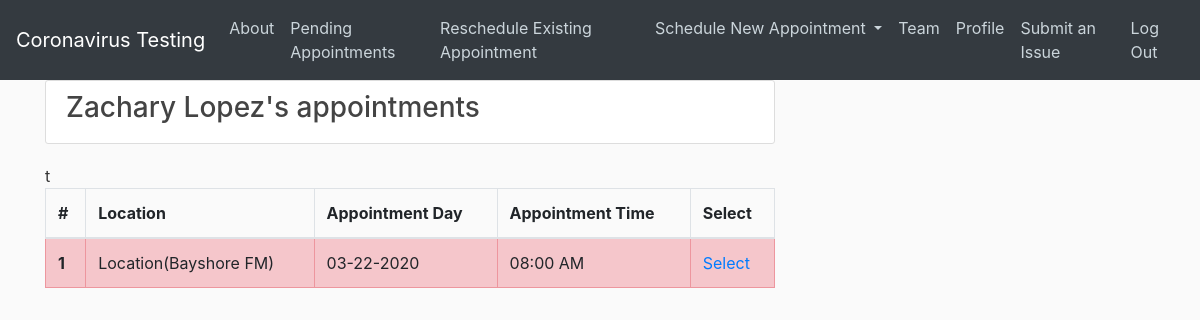
/employee/reschedule/patient/1 (signed in), run on an earlier commit of the app's database.
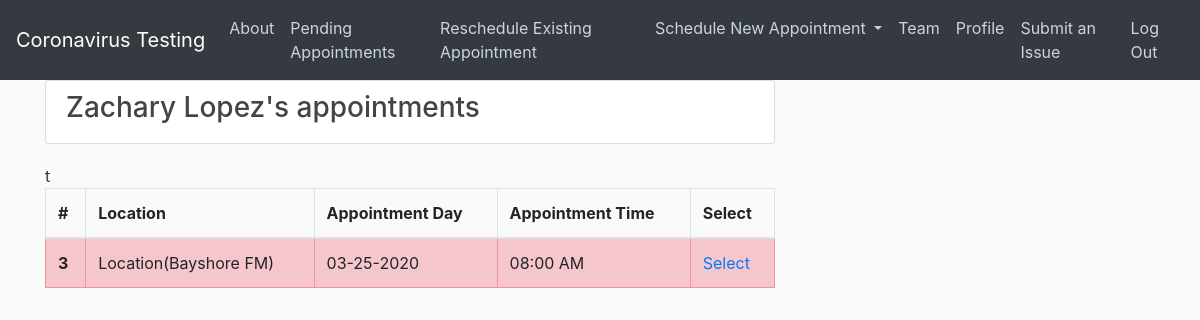
And on a later commit of the database.
### ut/models.py (models this page shows, shortened)
class Patient(db.Model):
    id = db.Column(db.Integer, primary_key=True)
    first = db.Column(db.String())
    last = db.Column(db.String())
    dob = db.Column(db.Date)
    phone = db.Column(db.String())
    email = db.Column(db.String())
    lang = db.Column(db.String())
    ins = db.Column(db.String())
    confirmed = db.Column(db.Boolean, default=False)
    current_patient = db.Column(db.Boolean, default=False)
    appointment = db.relationship("Appointment", backref="patient", lazy=True)

class Appointment(db.Model):
    id = db.Column(db.Integer, primary_key=True)
    created_by = db.Column(db.Integer, db.ForeignKey("employee.id"))
    date_created = db.Column(db.DateTime, default=datetime.utcnow())
    patient_scheduled = db.Column(db.Integer, db.ForeignKey("patient.id"))
    location_id = db.Column(db.Integer, db.ForeignKey("location.id"))
    schedule_date_time = db.Column(db.DateTime)
    status = db.Column(db.Enum(Status))
    referring_provider = db.Column(db.String())
    referral_id = db.Column(db.String())
    cancel_reason = db.Column(db.String(), default="")

class Location(db.Model):
    id = db.Column(db.Integer, primary_key=True)
    name = db.Column(db.String())
    address = db.Column(db.String())
    appointments = db.relationship("Appointment", backref="location", lazy=True)
    latitude = db.Column(db.String())
    longitude = db.Column(db.String())
    def __repr__(self):
        return f"Location({self.name})"

### ut/reschedule/routes.py (the view)
@reschedule.route('/employee/reschedule/patient/<int:patientid>', methods=['GET', 'POST'])
@login_required
def find_appointment(patientid):
  locations = create_location_list()
  patient = Patient.query.filter_by(id=patientid).first()
  appointments = Appointment.query.filter_by(patient_scheduled=patient.id).all()
  return render_template('find_appointment3.html', title=f"Reschedule", locations=locations, appointments=appointments, patient=patient)

### ut/models.py (called while the page is built)
@login_manager.user_loader
def load_user(user_id):
    return Employee.query.get(int(user_id))

### ut/reschedule/utils.py (called while the page is built)
def create_location_list():
  locations = Location.query.all()
  return locations

### ut/reschedule/r_templates/find_appointment3.html
{% extends "r_layout0.html" %}
{% block content %}
<div class='content-section'>
  <h3>{{patient.first}} {{patient.last}}'s appointments</h3>
</div>
<table class="table table-bordered">
  <thead>
    <tr>
      <th scope="col">#</th>
      <th scope="col">Location</th>
      <th scope="col">Appointment Day</th>
      <th scope="col">Appointment Time</th>
      <th scope="col">Select</th>
    </tr>
  </thead>
  <tbody>
    {% for appointment in appointments %}
    {% if appointment.confirmed == True %}
    <tr id='apptTableRow' class='table-success'>
      <th scope="row">{{ appointment.id}}</th>
      <td>{{  appointment.location }}</td>
      <td>{{  appointment.schedule_date_time.strftime('%m-%d-%Y') }}</td>
      <td>{{ appointment.schedule_date_time.strftime('%H:%M %p') }}</td>
      <td><a
          href="{{ url_for('reschedule.choose_date', patientid=patient.id, appointmentid=appointment.id) }}">Select</a></td>
    {% else %}
    <tr id='apptTableRow' class='table-danger'>
      <th scope="row">{{ appointment.id}}</th>
      <td>{{  appointment.location }}</td>
      <td>{{  appointment.schedule_date_time.strftime('%m-%d-%Y') }}</td>
      <td>{{ appointment.schedule_date_time.strftime('%H:%M %p') }}</td>
      <td><a
          href="{{ url_for('reschedule.choose_date', patientid=patient.id, appointmentid=appointment.id) }}">Select</a></td>
    {% endif %}
    {% endfor %}
  </tbody>t
</table>
{% endblock %}

### ut/reschedule/r_templates/r_layout0.html (shortened to what this page needs)
<!doctype html>
<html lang="en">
<head>
  <link rel="stylesheet" href="https://stackpath.bootstrapcdn.com/bootstrap/4.4.1/css/bootstrap.min.css"
>
  <link rel="stylesheet" type="text/css" href="{{ url_for('static', filename='style.css') }}">
</head>
<body>
  <header class="site-header">
    <nav class="navbar navbar-expand-lg navbar-dark bg-dark">
      <a class="navbar-brand" href="{{ url_for('employee.e_home') }}">Coronavirus Testing
      </a>
      <div class="collapse navbar-collapse" id="navbarNav">
        <ul class="navbar-nav">
          <li class="nav-item">
            <a class="nav-link" href="{{ url_for('employee.e_about')}}">About</a>
          </li>
          <li class="nav-item">
            <a class="nav-link" href="{{ url_for('employee.selectapt') }}">Pending Appointments</a>
          </li>
          <li class="nav-item">
            <a class="nav-link" href="{{ url_for('reschedule.start') }}">Reschedule Existing Appointment</a>
          </li>
          <li class="nav-item dropdown">
            <a class="nav-link dropdown-toggle" href="#" id="navbarDropdown" role="button" data-toggle="dropdown"
              aria-haspopup="true" aria-expanded="false">
              Schedule New Appointment
            </a>
          </li>
        </ul>
        <ul class="navbar-nav ml-auto">
          <li class="nav-item">
            <a class="nav-link" href="{{ url_for('employee.team') }}">Team</a>
          </li>
          <li class="nav-item">
            <a class="nav-link" href="{{ url_for('employee.profile') }}">Profile</a>
          </li>
          <li class="nav-item">
            <a class="nav-link" href="{{ url_for('employee.issue_submit') }}">Submit an Issue</a>
          </li>
          <li class="nav-item">
            <a class="nav-link" href="{{ url_for('employee.logout') }}"'>Log Out</a>
          </li>
        </ul>
      </div>
    </nav>
  </header>
  <main role='main' class='container'>
    <div class='row'>
      <div class='col-md-8'>
        {% block content %}{% endblock %}
      </div>
      <div class='col-md-4'>
      </div>
</body>
</html>

### ut/static/style.css (style rules this page uses)
body { background: #fafafa; color: #333333; margin-top: 5rem; }
h1, h2, h3, h4, h5, h6 { color: #444444; }
.site-header .navbar-nav .nav-link { color: #cbd5db; }
.content-section { background: #ffffff; padding: 10px 20px; border: 1px solid #dddddd; border-radius: 3px; margin-bottom: 20px; }
html, body { height: 100%; margin: 0; padding: 0; }

What changed in the data, as far as the page shows it:
removed Appointment: id "1", location "Location(Bayshore FM)", schedule_date_time "03-22-2020", schedule_date_time "08:00 AM"
added Appointment: id "3", location "Location(Bayshore FM)", schedule_date_time "03-25-2020", schedule_date_time "08:00 AM"
